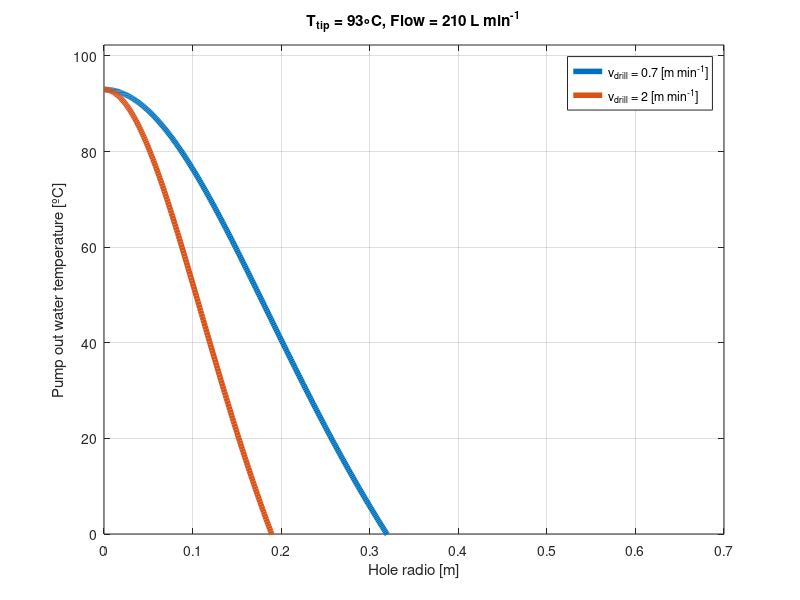
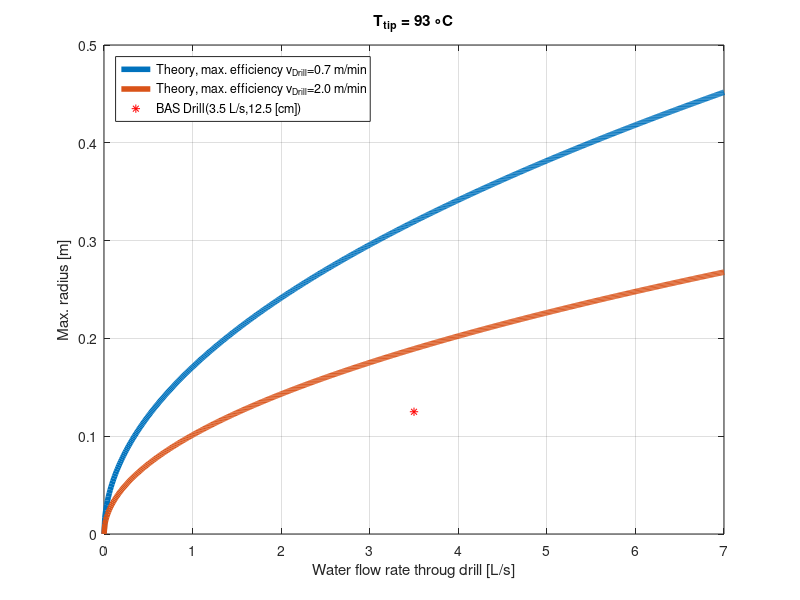
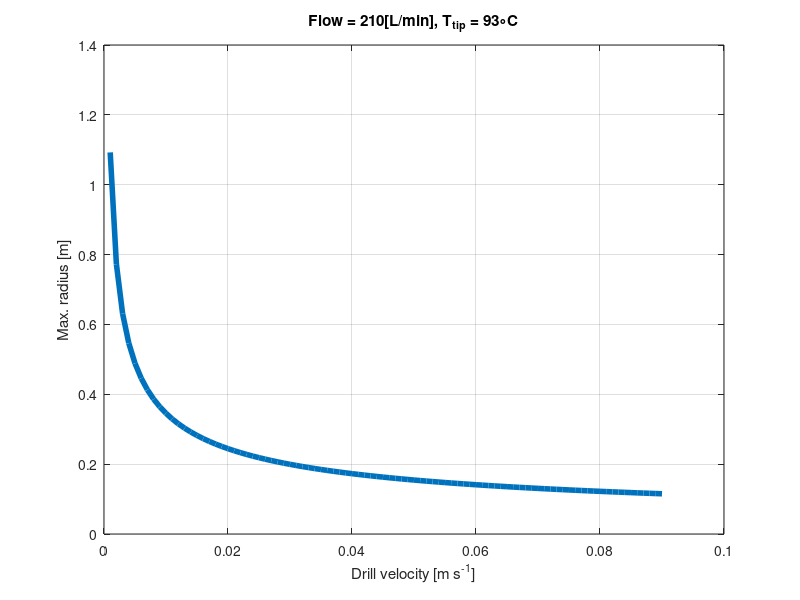
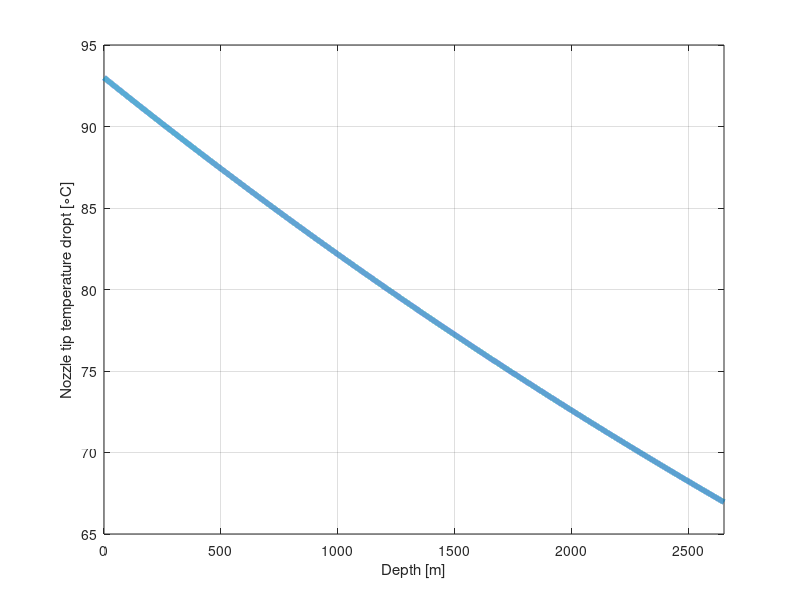

Reproduce these figures in MATLAB, in order.
close all; clear all; 

%% INTEGRACIÓN NUMERICA 
%Constantes
%Vp     = 1.26e-2;%[m3s-1] from Greenler(2014) % flow into the hole CECs lake is 210 L/min = 3.5 L/s
Vp     = 0.35e-2;% [m3s-1] Vp BAS is 210 L/min -> 3.5 L/s =  0.0035 m3/s = 0.35e-2 (revisado)
Ttip   = 93;%[C] temperature of water at point of drill system
%v     = 0.0375; %[m s-1] velocity of drill, CECs lake is 0.7 - 2.0 m/min --> 0.0117-0.0333 m/s
v      = [0.0117;0.0333];%[m s-1] velocity of drill in between 0.0333-0.0117 m/s 
%Tinf  = -50; %[C] Temperature of ice
Tinf   = -27; %[C] Temperature of ice CECs (surface)
rho_i  = 917; %[kg m-3] Density of ice
rho_w  = 982; %[kg m-3] Density of water
c_w    = 4170; % [J kg-1 c-1] specific heat of water, Greenler(2014)
c_i    = 1950; % [J kg-1 c-1] specific heat of ice, Greenler(2014)
c_f    = 335000;% [J kg-1] Heat of fusion of ice, Greenler(2014)
Dm     = 0.93;% Dimensionless, ratio of specific volume of water to that ice, Greenler(2014)
k_w    = 0.655;% [W m-1 C-1] % conductividad termica del agua?
k_i    = 2.2;% [W m-1C-1] Thermal conductivity of ice, Greenler(2014)
k_h    = 0.37;% [W m-1C-1] Thermal conductivity of house, enviado por Jano hwatsapp miércoles 29 abril
pi     = 3.1415;% Babylonian tablet (ca. 1900–1680 BC)
r1     = 0.0159;%[m] 15.9 mm internal radio of hose
r2     = 0.0221;%[m] 22.1 mm external radio of hose
R      = 0.125;%[m] 25 cm diameter of mean hole to drill 
lake_depth = 2650;%[m] from CECs team google spread sheet 

Z_h    = log(r2/r1)/(2*pi*k_h);% Efective thermnal resistence of the hose
Z_d    = log(R/r2)/(2*pi*k_w);% Efective thermnal resistence of the water
Labda  = rho_w*c_w*Vp*(Z_h+Z_d);% Characteristic decay length, assumed to be independent of depth. Humphrey and Echelmeyer (1990) ec(2) 
% Abreviaciones:
A = 2*v*rho_i*(c_f-c_i*Tinf)/(k_w*0.023);%revisar si es k_w el k
B = (rho_i*(c_f-c_i*Tinf))/(rho_w*c_w);
C = v(1)*rho_i*(c_f-c_i*Tinf);


% %% Evaluamos ecuación (1) de Greenler(2014)
R = 0.0001:0.001:0.7;
for j=1:length(v)
    for i=1:length(R)
        T_w(i,j) = (Ttip*Vp)/(Vp+Dm*pi*v(j)*R(i)*R(i))-(pi*v(j)*R(i)*R(i))*B/(Vp+Dm*pi*v(j)*R(i)*R(i));
    end
end
ff1 = figure(1) %Greenler(2014)
plot(R,T_w(:,1),'LineWidth',4)
hold on
plot(R,T_w(:,2),'LineWidth',4)
xlabel('Hole radio [m]')
ylabel('Pump out water temperature [ºC]')
title(['T_{tip} = ',num2str(Ttip),'{\circ}C, Flow = ',num2str(Vp*60*1000),' L min^{-1}'])
legend(['v_{drill} = ',num2str(v(1)*60-0.002),' [m min^{-1}]'], ['v_{drill} = ',num2str(v(2)*60+0.002),' [m min^{-1}]'])
grid on
%axis([0.05 0.3 0 80])
ylim([0 Ttip*1.1])
%disp(['La temperatura del agua es de: ',num2str(T_w),' para un radio de ',num2str(R)])
%print(ff1,'-djpeg','Greenler_et_al_ec1','-r600')

%% Radio máximo variando flujo
% if T_w = 0 mean all heat is realese so we get the max radio
% 1 How Rmax change in change of flow into the hole
clear Vp
Vp = 0:0.001e-2:0.7e-2; 
for j=1:length(v)
    for i = 1:length(Vp)% Greenler(2014) Ec(3) 

        Rmax(i,j) = sqrt( (Vp(i)*Ttip*rho_w*c_w)/ (pi*v(j)*rho_i*(c_f-c_i*Tinf)) );
    
    end
end

ff2 = figure(2)
plot(Vp*1000,Rmax(:,1),'LineWidth',4)
hold on
plot(Vp*1000,Rmax(:,2),'LineWidth',4)
plot(3.5,0.125,'*r')
legend('Theory, max. efficiency v_{Drill}=0.7 m/min','Theory, max. efficiency v_{Drill}=2.0 m/min','BAS Drill(3.5 L/s,12.5 [cm])','Location','northwest')
xlabel('Water flow rate throug drill [L/s]')
ylabel('Max. radius [m]')
title(['T_{tip} = ',num2str(Ttip),' {\circ}C'])
grid on
%print(ff2,'-djpeg','Greenler_ec3_Drill_Flow','-r600')

%% Radio máximo variando velocidad de perforación
%Vp BAS is 210 L/min -> 3.5 L/s =  0.0035 m3/s = 0.35e-2 (revisado)

Vp = 0.35e-2; 
clear v Rmax 
v = 0.001:0.001:0.09;
for i=1:length(v)
   
     Rmax(i) = sqrt( (Vp*Ttip*rho_w*c_w)/ (pi*v(i)*rho_i*(c_f-c_i*Tinf)) );
    
end

ff3 = figure(3)
plot(v,Rmax,'LineWidth',4)
xlabel('Drill velocity [m s^{-1}]')
ylabel('Max. radius [m]')
title(['Flow = ',num2str(Vp*1000*60),'[L/min], T_{tip} = ',num2str(Ttip),'{\circ}C'])
grid on
%print(ff3,'-djpeg','Greenler_ec3_drill_velocity_2','-r600')
%% Calculo de la caida de Tº del flujo de perforación

y = 0:0.1:lake_depth;%[m]
for depth=1:length(y)
T_d(depth) = Ttip*exp(-y(depth)/Labda);% Humphrey and Echelmeyer (1990) ec(1) 
end

ff4 = figure(4)
plot(y,T_d,'LineWidth',4)
xlabel('Depth [m]')
ylabel('Nozzle tip temperature dropt [{\circ}C]')
grid on
xlim([0 lake_depth])
%print(ff4,'-djpeg','Temperature_drop_nozzle','-r600')

return
%% Función de forma del agujero

%FUN1 = T_w
fun1 = @(R)((Ttip*Vp)./(Vp+Dm*pi*v*R.^2)-(pi*v*R.^2)*B./(Vp+Dm*pi*v*R.^2));
% FUN2 = dy/dR
fun2 = @(R)(A*(0.00493*fun1(R)+0.055).^0.3/fun1(R)*(2*rho_w*v*R.*(27*fun1(R)+500).^0.8));

q = integral(fun2,0,0.3)%0.05)
